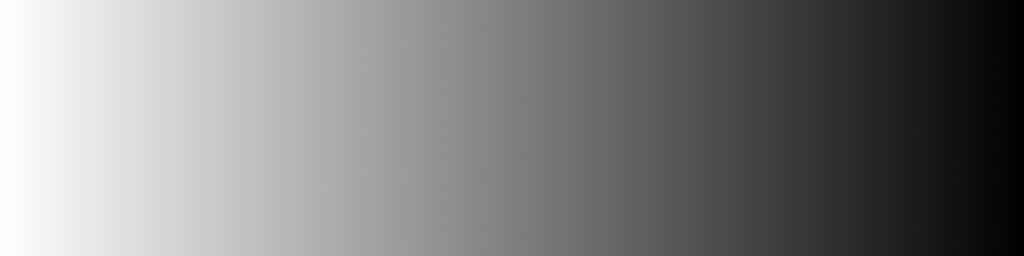
#> input picture code/gradient.png, 1024 x 256 px; its folder holds only this picture in this run
$ python stippler.py gradient.png   (older library calls are emulated)
#> lines starting #> are read from the running program, lines starting #| are printed output that depends on the picture
#! /usr/bin/env python3
# -----------------------------------------------------------------------------
# Weighted Voronoi Stippler
# Copyright (2017) Nicolas P. Rougier - BSD license
#
# Implementation of:
#   Weighted Voronoi Stippling, Adrian Secord
#   Symposium on Non-Photorealistic Animation and Rendering (NPAR), 2002
# -----------------------------------------------------------------------------
# Some usage examples
#
# stippler.py boots.jpg --save --force --n_point 20000 --n_iter 50
#                       --pointsize 0.5 2.5 --figsize 8 --interactive
# stippler.py plant.png --save --force --n_point 20000 --n_iter 50
#                       --pointsize 0.5 1.5 --figsize 8
# stippler.py gradient.png --save --force --n_point 5000 --n_iter 50
#                          --pointsize 1.0 1.0 --figsize 6
# -----------------------------------------------------------------------------
# usage: stippler.py [-h] [--n_iter n] [--n_point n] [--epsilon n]
#                    [--pointsize min,max) (min,max] [--figsize w,h] [--force]
#                    [--save] [--display] [--interactive]
#                    image filename
#
# Weighted Vororonoi Stippler
#
# positional arguments:
#   image filename        Density image filename
#
# optional arguments:
#   -h, --help            show this help message and exit
#   --n_iter n            Maximum number of iterations
#   --n_point n           Number of points
#   --epsilon n           Early stop criterion
#   --pointsize (min,max) (min,max)
#                         Point mix/max size for final display
#   --figsize w,h         Figure size
#   --force               Force recomputation
#   --save                Save computed points
#   --display             Display final result
#   --interactive         Display intermediate results (slower)
# -----------------------------------------------------------------------------
import tqdm
import voronoi
import os.path
import scipy.misc
import scipy.ndimage
import numpy as np
import imageio

def normalize(D):
    Vmin, Vmax = D.min(), D.max()
    if Vmax - Vmin > 1e-5:
        D = (D-Vmin)/(Vmax-Vmin)
    else:
        D = np.zeros_like(D)
    return D


def initialization(n, D):
    """
    Return n points distributed over [xmin, xmax] x [ymin, ymax]
    according to (normalized) density distribution.

    with xmin, xmax = 0, density.shape[1]
         ymin, ymax = 0, density.shape[0]

    The algorithm here is a simple rejection sampling.
    """

    samples = []
    while len(samples) < n:
        # X = np.random.randint(0, D.shape[1], 10*n)
        # Y = np.random.randint(0, D.shape[0], 10*n)
        X = np.random.uniform(0, D.shape[1], 10*n)
        Y = np.random.uniform(0, D.shape[0], 10*n)
        P = np.random.uniform(0, 1, 10*n)
        index = 0
        while index < len(X) and len(samples) < n:
            x, y = X[index], Y[index]
            x_, y_ = int(np.floor(x)), int(np.floor(y))
            if P[index] < D[y_, x_]:
                samples.append([x, y])
            index += 1
    return np.array(samples)


if __name__ == '__main__':
    import argparse
    import matplotlib.pyplot as plt
    from matplotlib.animation import FuncAnimation

    default = {
        "n_point": 5000,
        "n_iter": 50,
        "threshold": 255,
        "force": False,
        "save": False,
        "figsize": 6,
        "display": False,
        "interactive": False,
        "pointsize": (1.0, 1.0),
    }

    description = "Weighted Vororonoi Stippler"
    parser = argparse.ArgumentParser(description=description)
    parser.add_argument('filename', metavar='image filename', type=str,
                        help='Density image filename ')
    parser.add_argument('--n_iter', metavar='n', type=int,
                        default=default["n_iter"],
                        help='Maximum number of iterations')
    parser.add_argument('--n_point', metavar='n', type=int,
                        default=default["n_point"],
                        help='Number of points')
    parser.add_argument('--pointsize', metavar='(min,max)', type=float,
                        nargs=2, default=default["pointsize"],
                        help='Point mix/max size for final display')
    parser.add_argument('--figsize', metavar='w,h', type=int,
                        default=default["figsize"],
                        help='Figure size')
    parser.add_argument('--force', action='store_true',
                        default=default["force"],
                        help='Force recomputation')
    parser.add_argument('--threshold', metavar='n', type=int,
                        default=default["threshold"],
                        help='Grey level threshold')
    parser.add_argument('--save', action='store_true',
                        default=default["save"],
                        help='Save computed points')
    parser.add_argument('--display', action='store_true',
                        default=default["display"],
                        help='Display final result')
    parser.add_argument('--interactive', action='store_true',
                        default=default["interactive"],
                        help='Display intermediate results (slower)')
    args = parser.parse_args()

    filename = args.filename
    density = imageio.imread(filename, as_gray=True, pilmode='L')
#> density: shape (256, 1024); min 0, max 255, mean 127.3

    # We want (approximately) 500 pixels per voronoi region
    zoom = (args.n_point * 500) / (density.shape[0]*density.shape[1])
#> zoom = 9.54
    zoom = int(round(np.sqrt(zoom)))
#> zoom = 3
    density = scipy.ndimage.zoom(density, zoom, order=0)
#> density: shape (768, 3072)
    # Apply threshold onto image
    # Any color > threshold will be white
    density = np.minimum(density, args.threshold)

    density = 1.0 - normalize(density)
#> in normalize, `Vmin, Vmax = D.min(), D.max()`: Vmin = 0; Vmax = 255
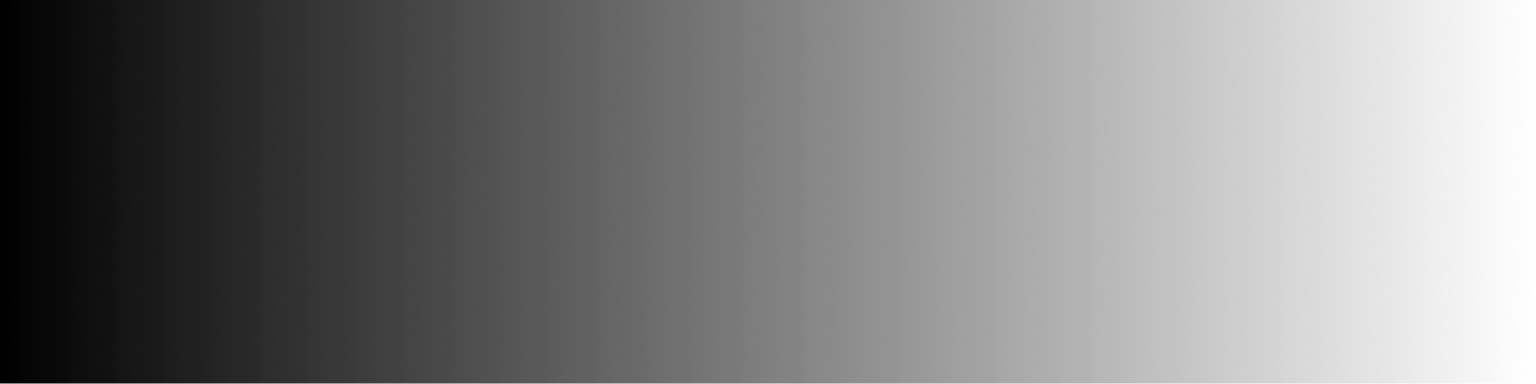
#> density: shape (768, 3072) float64 (shown at 1/2 size); min 0, max 1, mean 0.501
    density = density[::-1, :]
    density_P = density.cumsum(axis=1)
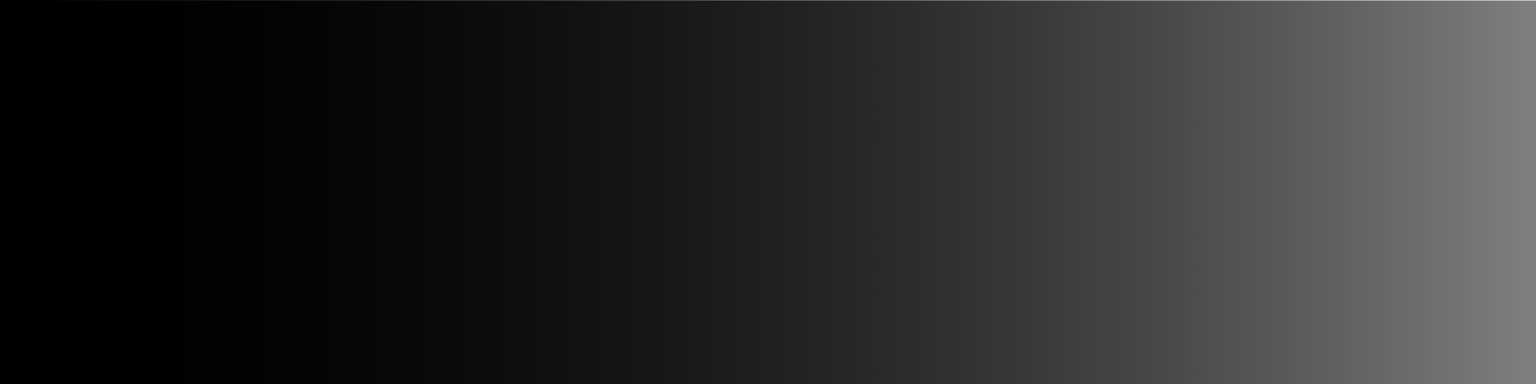
#> density_P: shape (768, 3072) float64 (shown at 1/2 size); min 0, max 3072, mean 515; drawn with min black and max white
    density_Q = density_P.cumsum(axis=1)
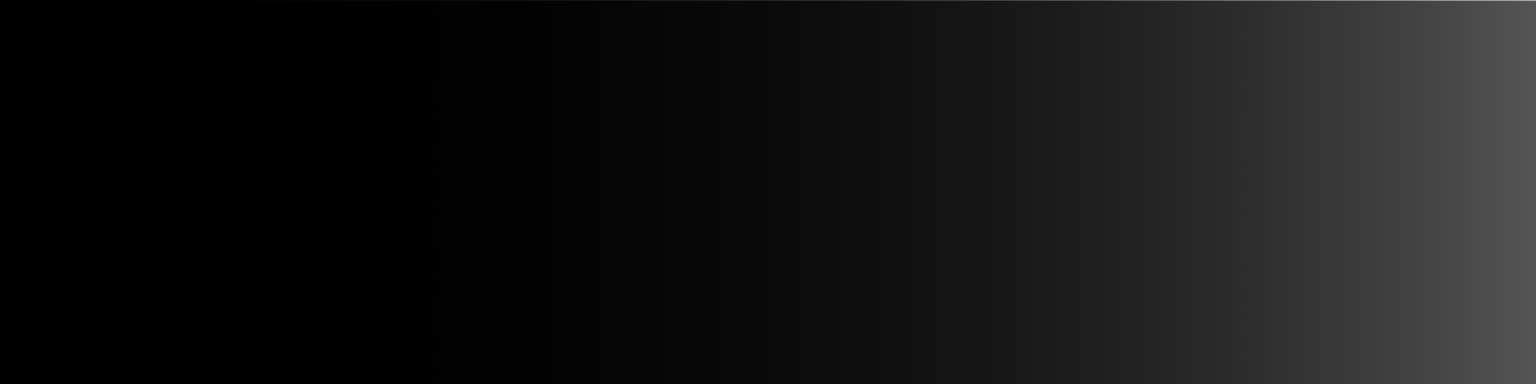
#> density_Q: shape (768, 3072) float64 (shown at 1/2 size); min 0, max 4720128, mean 396912; drawn with min black and max white

    dirname = os.path.dirname(filename)
    basename = (os.path.basename(filename).split('.'))[0]
    pdf_filename = os.path.join(dirname, basename + "_stipple.pdf")
    png_filename = os.path.join(dirname, basename + "_stipple.png")
    dat_filename = os.path.join(dirname, basename + "_stipple.npy")

    # Initialization
    if not os.path.exists(dat_filename) or args.force:
        points = initialization(args.n_point, density)
#> points = 5000 pairs, first value 20.51 to 3071.9, second value 0.151 to 767.9
        print("Nb points:", args.n_point)
        print("Nb iterations:", args.n_iter)
    else:
        points = np.load(dat_filename)
        print("Nb points:", len(points))
        print("Nb iterations: -")
    print("Density file: %s (resized to %dx%d)" % (
          filename, density.shape[1], density.shape[0]))
#| Density file: gradient.png (resized to 3072x768)
    print("Output file (PDF): %s " % pdf_filename)
    print("            (PNG): %s " % png_filename)
    print("            (DAT): %s " % dat_filename)


    xmin, xmax = 0, density.shape[1]
#> xmin = 0; xmax = 3072
    ymin, ymax = 0, density.shape[0]
#> ymin = 0; ymax = 768
    bbox = np.array([xmin, xmax, ymin, ymax])
#> bbox = [0, 3072, 0, 768]
    ratio = (xmax-xmin)/(ymax-ymin)
#> ratio = 4

    # Interactive display
    if args.interactive:

        # Setup figure
        fig = plt.figure(figsize=(args.figsize, args.figsize/ratio),
                         facecolor="white")
        ax = fig.add_axes([0, 0, 1, 1], frameon=False)
        ax.set_xlim([xmin, xmax])
        ax.set_xticks([])
        ax.set_ylim([ymin, ymax])
        ax.set_yticks([])
        scatter = ax.scatter(points[:, 0], points[:, 1], s=1,
                             facecolor="k", edgecolor="None")

        def update(frame):
            global points
            # Recompute weighted centroids
            regions, points = voronoi.centroids(points, density, density_P, density_Q)

            # Update figure
            Pi = points.astype(int)
            X = np.maximum(np.minimum(Pi[:, 0], density.shape[1]-1), 0)
            Y = np.maximum(np.minimum(Pi[:, 1], density.shape[0]-1), 0)
            sizes = (args.pointsize[0] +
                     (args.pointsize[1]-args.pointsize[0])*density[Y, X])
            scatter.set_offsets(points)
            scatter.set_sizes(sizes)
            bar.update()

            # Save result at last frame
            if (frame == args.n_iter-2 and
                      (not os.path.exists(dat_filename) or args.save)):
                np.save(dat_filename, points)
                plt.savefig(pdf_filename)
                plt.savefig(png_filename)

        bar = tqdm.tqdm(total=args.n_iter)
        animation = FuncAnimation(fig, update,
                                  repeat=False, frames=args.n_iter-1)
        plt.show()

    elif not os.path.exists(dat_filename) or args.force:
        for i in tqdm.trange(args.n_iter):
#> (the run stopped early here; a loop or call above may not have finished)

$ run again, on data/boots.jpg
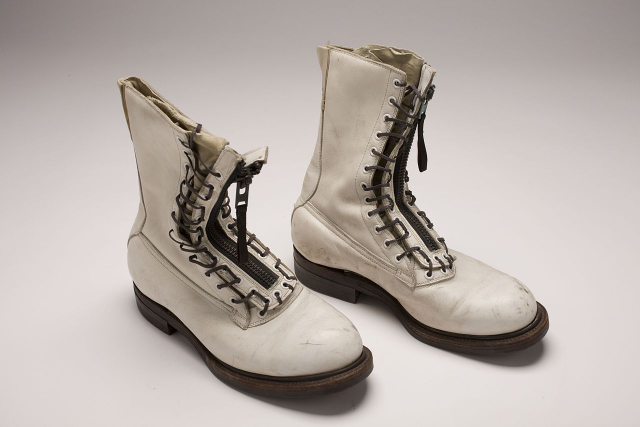
#> input picture data/boots.jpg, 1280 x 853 px (shown at 1/2 size)
#> Vmin = 0; Vmax = 254
#> `density_P = density.cumsum(axis=1)`:
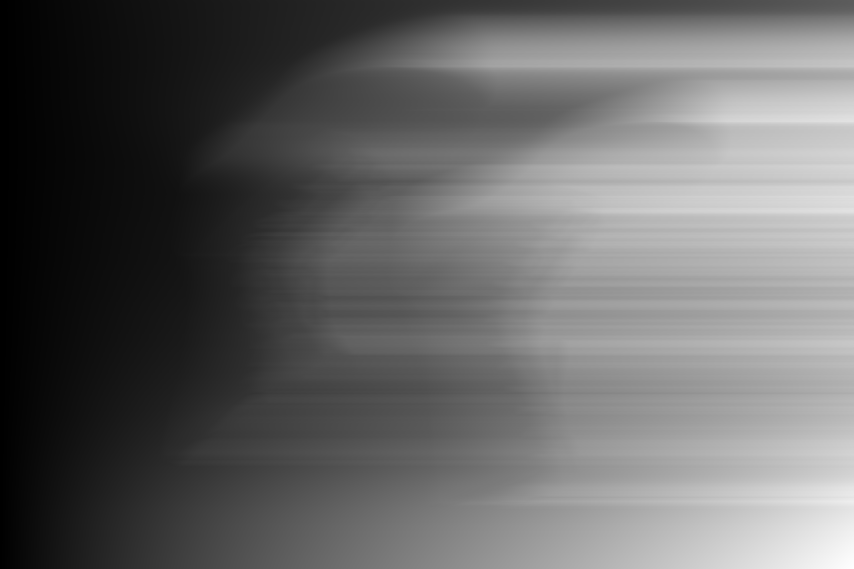
#> density_P: shape (1706, 2560) float64 (shown at 1/3 size); min 0.15, max 1017.3, mean 405; drawn with min black and max white
#> `density_Q = density_P.cumsum(axis=1)`:
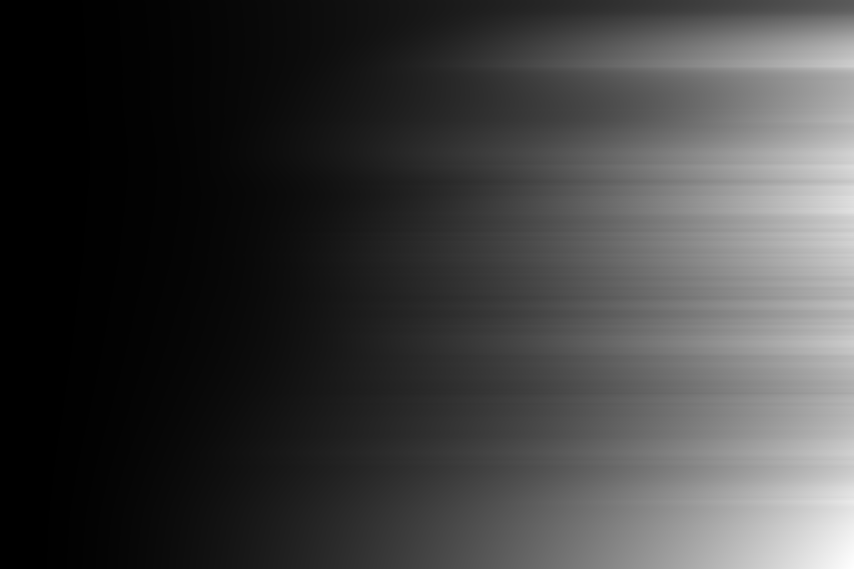
#> density_Q: shape (1706, 2560) float64 (shown at 1/3 size); min 0.15, max 1346301.8, mean 334203.5; drawn with min black and max white
#> points = 5000 pairs, first value 0.189 to 2559.9, second value 2.28 to 1705.7
#| Density file: ../data/boots.jpg (resized to 2560x1706)

$ run again, on data/leafs.jpg
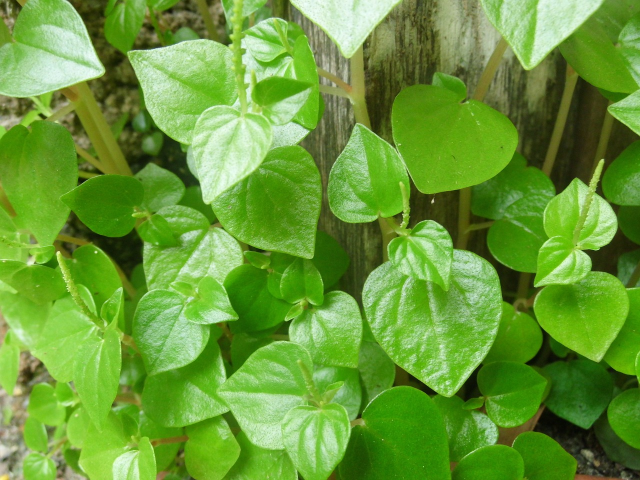
#> input picture data/leafs.jpg, 1280 x 960 px (shown at 1/2 size)
#> `density = imageio.imread(filename, as_gray=True, pilmode='L')`:
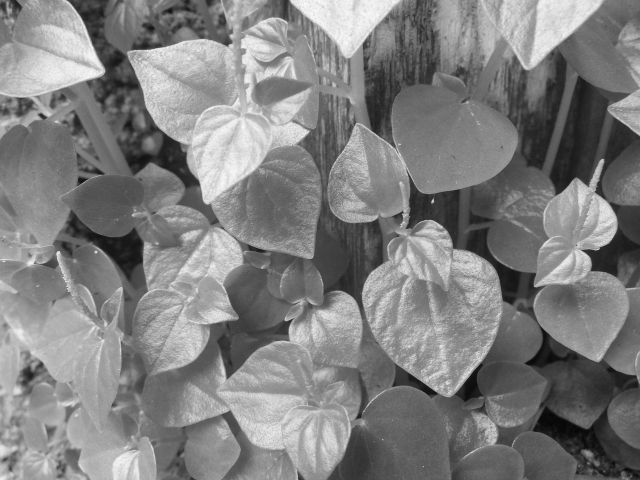
#> density: shape (960, 1280) (shown at 1/2 size); min 4, max 250, mean 127.4
#> Vmin = 4; Vmax = 250
#> `density_Q = density_P.cumsum(axis=1)`:
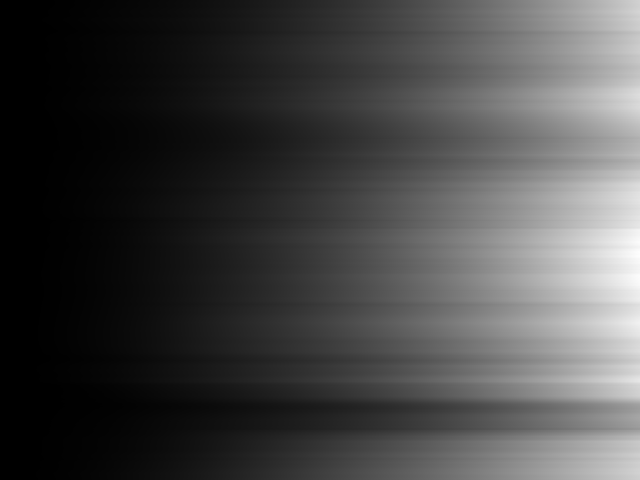
#> density_Q: shape (960, 1280) float64 (shown at 1/2 size); min 0.0528, max 459726.8, mean 124265.4; drawn with min black and max white
#> points = 5000 pairs, first value 0.0943 to 1280, second value 0.618 to 959.9
#| Density file: ../data/leafs.jpg (resized to 1280x960)
